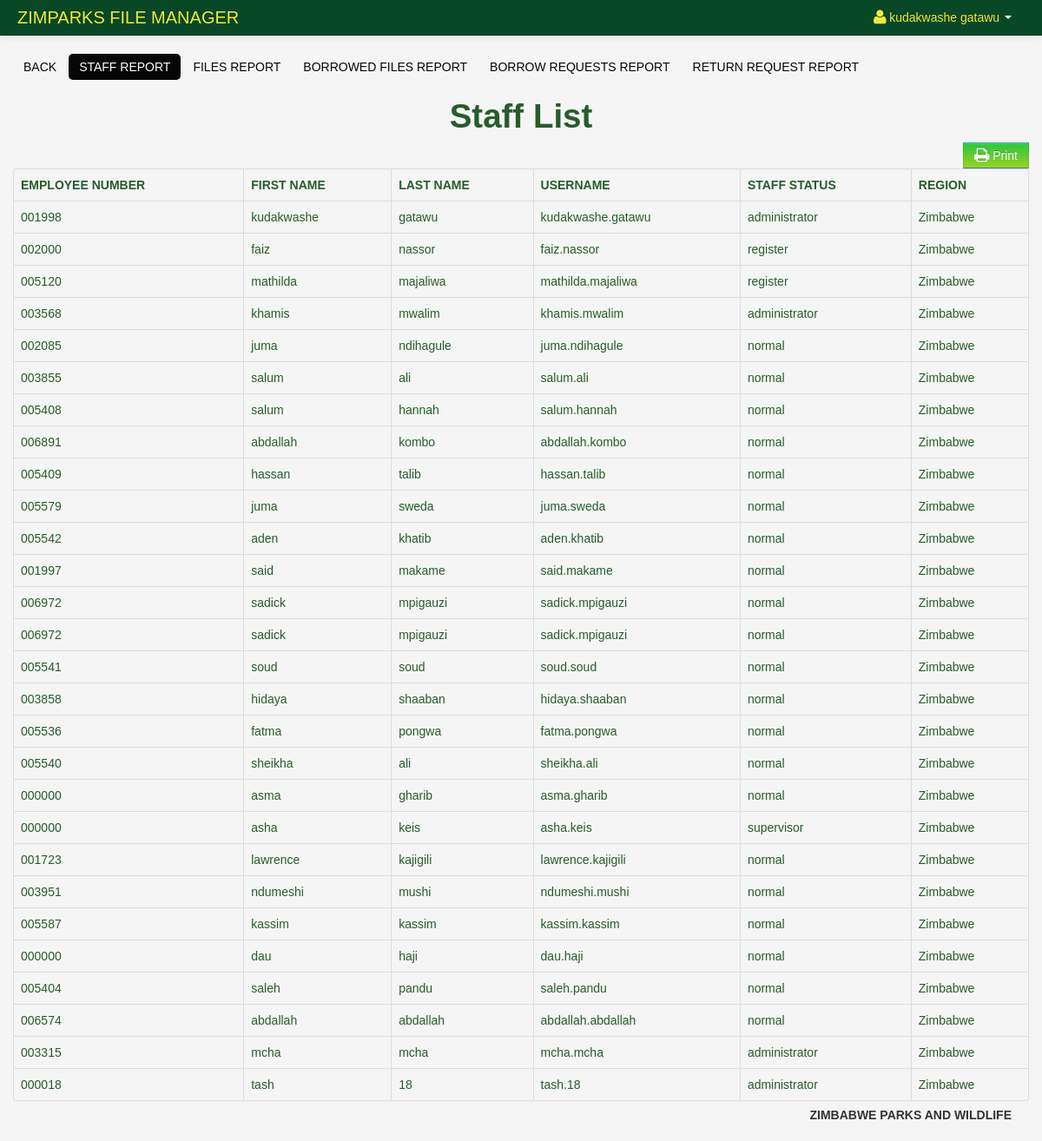
Screenshot of /admin/reports.php (signed in) with the database file from the repository.
### tables this page shows
CREATE TABLE IF NOT EXISTS `staff` (
  `staff_id` int(11) NOT NULL AUTO_INCREMENT,
  `username` varchar(100) NOT NULL,
  `password` varchar(100) NOT NULL,
  `firstname` varchar(100) NOT NULL,
  `lastname` varchar(100) NOT NULL,
  `emplnumber` varchar(100) NOT NULL,
  `status` varchar(30) NOT NULL,
  `region` varchar(50) NOT NULL,
  `online` varchar(50) NOT NULL,
  PRIMARY KEY (`staff_id`)
);

### session.php (called while the page is built, shortened)
<?php
$session_id=$_SESSION['id'];
?>

### admin/reports.php (the view, shortened to what this page needs)
<?php include('header.php'); ?>
<?php include('../session.php'); ?>
<?php include('navbar.php'); ?>
    <div class="container">
		<div class="margin-top">
			<div class="row">
			<div class="span12">
								    <ul class="nav nav-pills">
										<li><a href="dashboard.php">BACK</a></li>
										<li   class="active"><a href="reports.php">STAFF REPORT</a></li>
										<li><a href="file_report.php">FILES REPORT</a></li>
										<li><a href="borrowed_report.php">BORROWED FILES REPORT</a></li>
										<li><a href="borrowed_requests.php">BORROW REQUESTS REPORT</a></li>
										<li><a href="returned_requests.php">RETURN REQUEST REPORT</a></li>
									</ul>
						<center class="title">
						<h1>Staff List</h1>
						</center>
                            <table cellpadding="0" cellspacing="0" border="0" class="table  table-bordered" id="example">
								<div class="pull-right">
								<a href="" onclick="window.print()" class="btn btn-info"><i class="icon-print icon-large"></i> Print </a>
								</div>
                                <thead>
                                    <tr>
									    <th>EMPLOYEE NUMBER</th>
                                        <th>FIRST NAME</th>
                                        <th>LAST NAME</th>
										<th>USERNAME</th>
										<th>STAFF STATUS</th>
										<th>REGION</th>
                                    </tr>
                                </thead>
                                <tbody>
                                 <?php
									$user_query = mysqli_query($conn,"select * from staff ")or die(mysqli_error());
									while($row = mysqli_fetch_array($user_query)){
													?>
												<tr>
												<td><?php echo $row['emplnumber']; ?></td>
												<td><?php echo $row['firstname']; ?></td>
												<td><?php echo $row['lastname']; ?></td>
												<td><?php echo $row['username']; ?></td>
												<td><?php echo $row['status']; ?></td>
												<td><?php echo $row['region']; ?></td>
												</tr>
												<?php } ?>
                                </tbody>
                            </table>
			</div>
			</div>
		</div>
    </div>
<?php include('footer.php') ?>

### admin/header.php (shortened to what this page needs)
<!DOCTYPE html>
<html class="no-js">
    <head>
			<link href="bootstrap/css/bootstrap.min.css" rel="stylesheet" media="screen">
			<link href="bootstrap/css/bootstrap-responsive.min.css" rel="stylesheet" media="screen">
			<link href="bootstrap/css/font-awesome.css" rel="stylesheet" media="screen">
			<link href="bootstrap/css/my_style.css" rel="stylesheet" media="screen">
			<link href="vendors/easypiechart/jquery.easy-pie-chart.css" rel="stylesheet" media="screen">
			<link href="assets/styles.css" rel="stylesheet" media="screen">
		<link href="vendors/fullcalendar/fullcalendar.css" rel="stylesheet" media="screen">
		<link href="assets/DT_bootstrap.css" rel="stylesheet" media="screen">
		<link href="vendors/jGrowl/jquery.jgrowl.css" rel="stylesheet" media="screen">
		<link rel="stylesheet" type="text/css" href="vendors/bootstrap-wysihtml5/src/bootstrap-wysihtml5.css"></link>
    </head>

### admin/navbar.php (shortened to what this page needs)
<div class="navbar navbar-fixed-top navbar-inverse">
          <div class="navbar-inner">
              <div class="container-fluid">
                  <span class="brand" href="#">ZIMPARKS FILE MANAGER</span>
                  <div class="nav-collapse collapse">
                      <ul class="nav pull-right">
				<?php $query= mysqli_query($conn,"select * from staff where staff_id = '$session_id'")or die(mysqli_error());
						$row = mysqli_fetch_array($query);
				?>
                          <li class="dropdown">
                              <a href="#" role="button" class="dropdown-toggle" data-toggle="dropdown"> <i class="icon-user icon-large"></i><?php echo $row['firstname']." ".$row['lastname'];  ?> <i class="caret"></i>
                              </a>
                          </li>
                      </ul>
                  </div>
              </div>
          </div>
      </div>

### admin/footer.php (shortened to what this page needs)
<div class="pull-right">
		<footer>
           <p>ZIMBABWE PARKS AND WILDLIFE</p>
</div>

### rows the page displays
staff: firstname "kudakwashe", lastname "gatawu", emplnumber "001998", username "kudakwashe.gatawu", status "administrator", region "Zimbabwe"
staff: emplnumber "002000", firstname "faiz", lastname "nassor", username "faiz.nassor", status "register", region "Zimbabwe"
staff: emplnumber "005120", firstname "mathilda", lastname "majaliwa", username "mathilda.majaliwa", status "register", region "Zimbabwe"
staff: emplnumber "003568", firstname "khamis", lastname "mwalim", username "khamis.mwalim", status "administrator", region "Zimbabwe"
staff: emplnumber "002085", firstname "juma", lastname "ndihagule", username "juma.ndihagule", status "normal", region "Zimbabwe"
staff: emplnumber "003855", firstname "salum", lastname "ali", username "salum.ali", status "normal", region "Zimbabwe"
staff: emplnumber "005408", firstname "salum", lastname "hannah", username "salum.hannah", status "normal", region "Zimbabwe"
staff: emplnumber "006891", firstname "abdallah", lastname "kombo", username "abdallah.kombo", status "normal", region "Zimbabwe"
staff: emplnumber "005409", firstname "hassan", lastname "talib", username "hassan.talib", status "normal", region "Zimbabwe"
staff: emplnumber "005579", firstname "juma", lastname "sweda", username "juma.sweda", status "normal", region "Zimbabwe"
staff: emplnumber "005542", firstname "aden", lastname "khatib", username "aden.khatib", status "normal", region "Zimbabwe"
staff: emplnumber "001997", firstname "said", lastname "makame", username "said.makame", status "normal", region "Zimbabwe"
staff: emplnumber "006972", firstname "sadick", lastname "mpigauzi", username "sadick.mpigauzi", status "normal", region "Zimbabwe"
staff: emplnumber "006972", firstname "sadick", lastname "mpigauzi", username "sadick.mpigauzi", status "normal", region "Zimbabwe"
staff: emplnumber "005541", firstname "soud", lastname "soud", username "soud.soud", status "normal", region "Zimbabwe"
staff: emplnumber "003858", firstname "hidaya", lastname "shaaban", username "hidaya.shaaban", status "normal", region "Zimbabwe"
staff: emplnumber "005536", firstname "fatma", lastname "pongwa", username "fatma.pongwa", status "normal", region "Zimbabwe"
staff: emplnumber "005540", firstname "sheikha", lastname "ali", username "sheikha.ali", status "normal", region "Zimbabwe"
staff: emplnumber "000000", firstname "asma", lastname "gharib", username "asma.gharib", status "normal", region "Zimbabwe"
staff: emplnumber "000000", firstname "asha", lastname "keis", username "asha.keis", status "supervisor", region "Zimbabwe"
staff: emplnumber "001723", firstname "lawrence", lastname "kajigili", username "lawrence.kajigili", status "normal", region "Zimbabwe"
staff: emplnumber "003951", firstname "ndumeshi", lastname "mushi", username "ndumeshi.mushi", status "normal", region "Zimbabwe"
staff: emplnumber "005587", firstname "kassim", lastname "kassim", username "kassim.kassim", status "normal", region "Zimbabwe"
staff: emplnumber "000000", firstname "dau", lastname "haji", username "dau.haji", status "normal", region "Zimbabwe"
staff: emplnumber "005404", firstname "saleh", lastname "pandu", username "saleh.pandu", status "normal", region "Zimbabwe"
staff: emplnumber "006574", firstname "abdallah", lastname "abdallah", username "abdallah.abdallah", status "normal", region "Zimbabwe"
staff: emplnumber "003315", firstname "mcha", lastname "mcha", username "mcha.mcha", status "administrator", region "Zimbabwe"
staff: emplnumber "000018", firstname "tash", lastname "18", username "tash.18", status "administrator", region "Zimbabwe"
